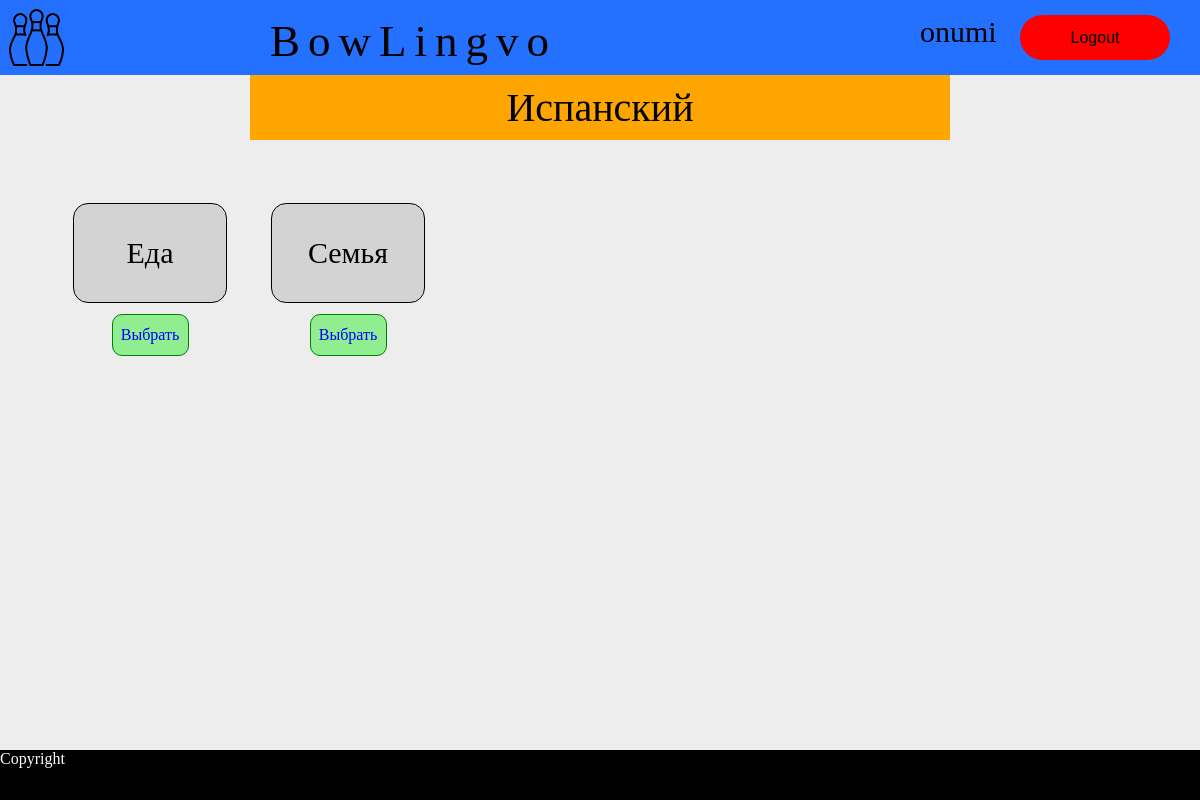
/main/spanish (signed in), run on the app's committed database.
### main/models.py (models this page shows, shortened)
class Language(models.Model):
    objects = models.Manager()
    url_name = models.CharField(max_length=50)
    name = models.CharField(max_length=50)
    icon = models.CharField(max_length=50)

class Section(models.Model):
    objects = models.Manager()
    url_name = models.CharField(max_length=50)
    language = models.ForeignKey(Language, on_delete=models.PROTECT)
    name = models.TextField()
    description = models.TextField()
    sec_type = models.CharField(max_length=1)
    background_url = models.CharField(max_length=250)

### main/views.py (the view)
# urls.py: path('<str:language_name>', views.get_sections),
def get_sections(request, language_name):
    if not request.user.is_authenticated:
        request.session['error_message'] = 'Please, login'
        return redirect('/main/login')
    language = Language.objects.get(url_name=language_name)
    sections = Section.objects.all().filter(language_id=language.id)
    return render(request, 'main/language_page.html',
                  {'authorized': True, 'username': request.user.username, 'page_name': language.name, 'language': language, 'sections': sections})

### main/templates/main/language_page.html
{% load static %}
{% include "main/head.html" %}
{% include "main/header.html" %}
<div class="content">
    <div class="language">
        {{ language.name }}
    </div>
    <div class="all_sections">
        <table class="sections">
            <tr>
                {% for section in sections %}
                <td>
                    <table>
                        <tr>
                            <td class="sec_name">
                                {{ section.name }}
                            </td>
                        </tr>
                        <tr>
                            <td class="sec_url">
                                <a href="/main/{{ language.url_name }}/{{ section.url_name }}">Выбрать</a>
                            </td>
                        </tr>
                    </table>
                </td>
                {% endfor %}
            </tr>
        </table>
    </div>
</div>
{% include "main/footer.html" %}

### main/templates/main/header.html
{% load static %}
<div class="container">
    <div class="header">
        <a href="/main/"><img id='logo' src="{% static 'main/images/logo.png' %}" alt="bowlingvo logo"></a>
        <div id="brand">BowLingvo</div>
        {% if authorized %}
            <a href="/main/do-logout" id="logout-button">Logout</a>
            <div id="user">{{ username }}</div>
        {% else %}
            <a href="/main/register" id="register-button">Register</a>
            <a href="/main/login" id="login-button">Login</a>
        {% endif %}
    </div>
    <div class="content">

### main/static/main/index.css (style rules this page uses)
.container { min-width: 1135px; width: 100%; min-height: 100%; }
.header { height: 75px; background-color: var(--header-color); }
#logo { float: left; margin-top: 5px; margin-left: 5px; width: 65px; height: 65px; }
#brand { float: left; width: 300px; margin-left: 200px; margin-top: 15px; margin-right: 200px; font-size: 45px; letter-spacing: 8px; }
#login-button, #register-button, #logout-button { float: right; margin-right: 30px; margin-top: 15px; width: 150px; height: 45px; border-radius: 22.5px; text-decoration: none; text-align: center; color: black; font-size: 25px; font: caption; line-height: 45px; }
#register-button, #logout-button { background-color: red; }
#user { float: right; margin-top: 15px; height: 30px; width: 100px; font-size: 30px; }
.language { background-color: orange; width: 700px; height: 65px; margin-left: auto; margin-right: auto; text-align: center; line-height: 65px; font-size: 40px; }
.all_sections { overflow: auto; }
.sections { margin-left: 50px; margin-top: 50px; }
.sections table { border-spacing: 20px 10px; }
.sections table .sec_name { background-color: lightgrey; width: 150px; height: 100px; border: 1px solid black; border-radius: 15px; text-align: center; font-size: 30px; }
.sections table .sec_url { width: 150px; height: 40px; }
.sections table a { background-color: lightgreen; display: block; width: 75px; margin-left: auto; margin-right: auto; height: 40px; border: 1px solid green; border-radius: 10px; text-align: center; line-height: 40px; text-decoration: none; color: blue; }

### data on the page
Language: name "Испанский"
Section: name "Еда"
Section: name "Семья"

### other printed values
{{ username }} "onumi"
